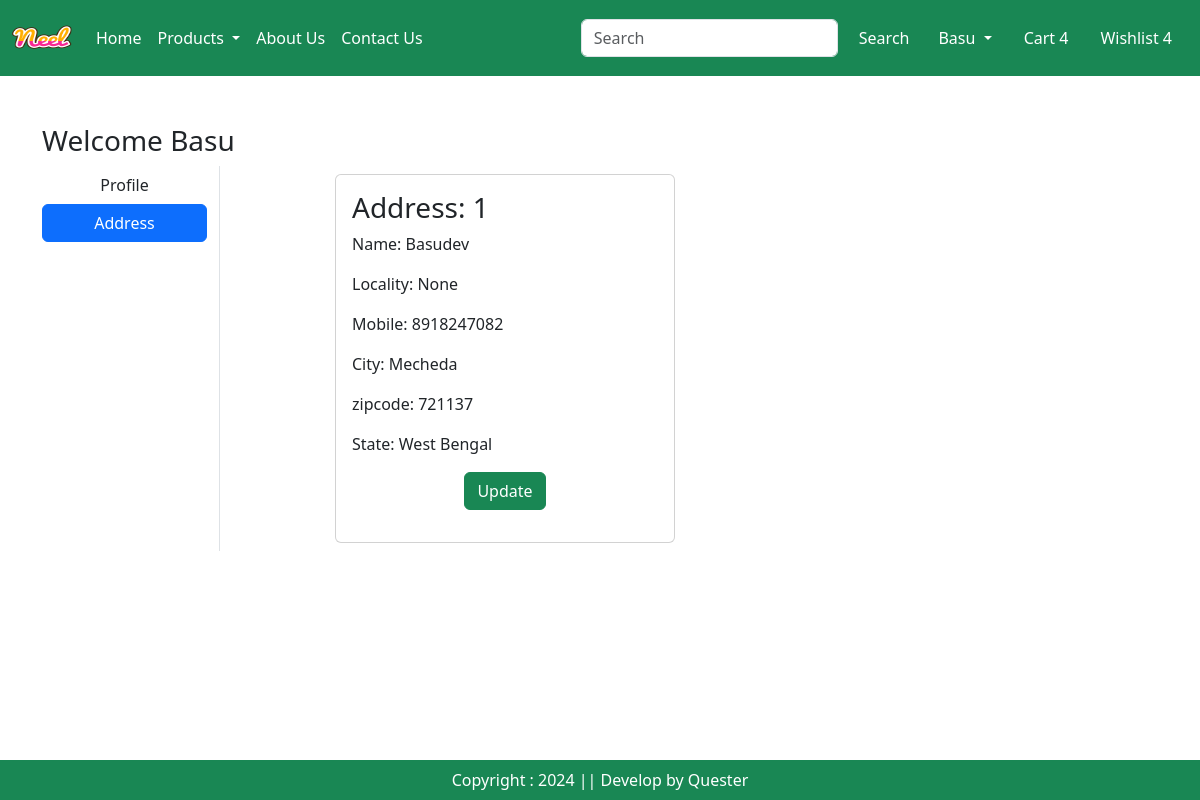
The page /address/ (signed in) on the database as committed earlier.
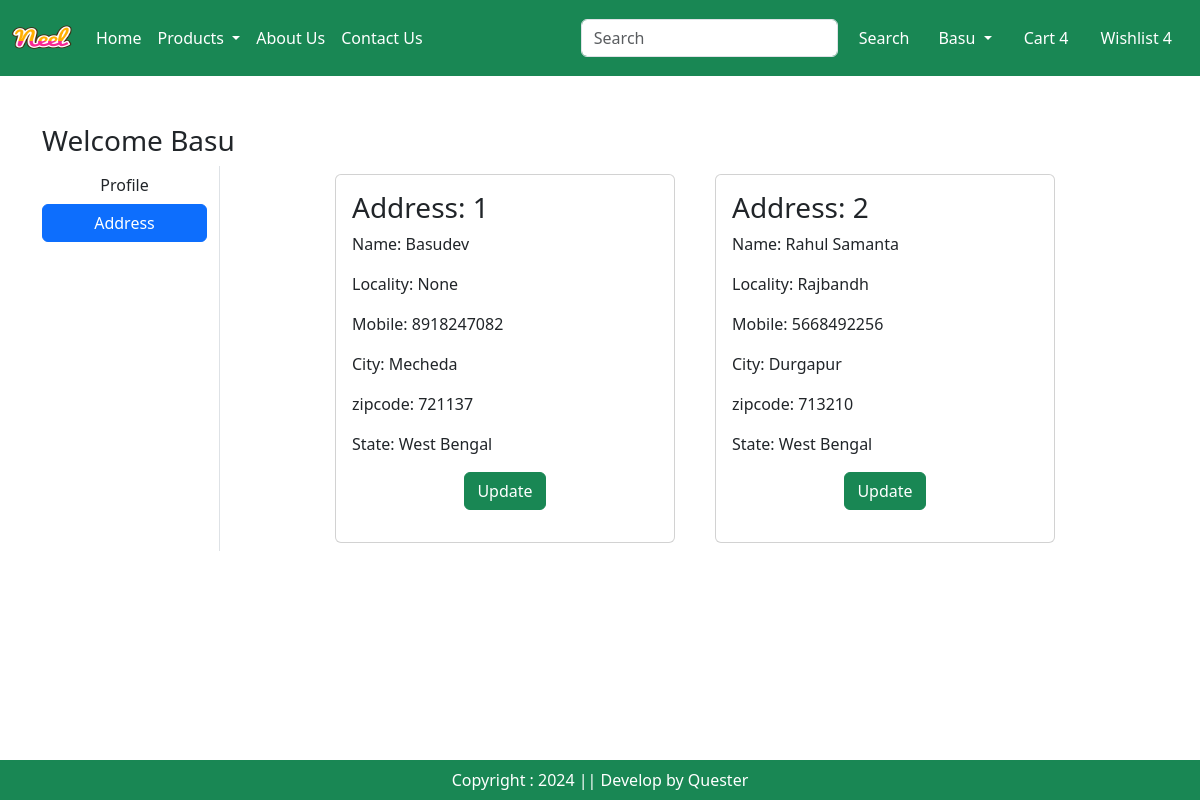
The same page on the database as committed later.
### app/models.py (models this page shows, shortened)
class Customer(models.Model):
  user  = models.ForeignKey(User,  on_delete=models.CASCADE)
  name = models.CharField(max_length=200)
  locality = models.CharField(max_length=200)
  city = models.CharField(max_length=50)
  mobile = models.IntegerField(default=0)
  zipcode = models.IntegerField()
  state = models.CharField(choices=STATE_CHOICES, max_length=50)

### app/views.py (the view)
# urls.py: path("address/", views.address, name="address"),
def address(request):
  add = Customer.objects.filter(user=request.user)
  return render(request, 'app/address.html',locals())

### app/templates/app/address.html (shortened to what this page needs)
{% extends "app/base.html" %}
{% load static %}
{% block main-content %}
<div class="container my-5">
  <div class="row">
    <h3>Welcome <span class="text-capitalize">{{request.user}}</span></h3>
    <div class="col-sm-2 border-end">
      <ul class="list-unstyled">
        <li class="d-grid"><a href="{% url "profile" %}" class="btn ">Profile</a></li>
        <li class="d-grid"><a href="{% url "address" %}" class="btn btn-primary"> Address</a></li>
      </ul>
    </div>
    <div class="col-sm-8 offset-sm-1">
      <div class="row">
        {% for ad in add %}
          <div class="col-sm-6">
            <div class="card m-2">
              <div class="card-body">
                <h3>Address: {{forloop.counter}}</h3>
                <p>Name: {{ad.name}}</p>
                <p>Locality: {{ad.locality}}</p>
                <p>Mobile: {{ad.mobile}}</p>
                <p>City: {{ad.city}}</p>
                <p>zipcode: {{ad.zipcode}}</p>
                <p>State: {{ad.state}}</p>
                <p class="text-center"><a href="{% url "updateAddress" pk=ad.id %}" type="button" class="btn btn-success">Update</a></p>
            </div>
          </div>
        </div>
        {% endfor %}
      </div>
    </div>
  </div>
</div>
{% endblock main-content %}

Rows that differ between the two databases and show on the page:
added Customer: name "Rahul Samanta", locality "Rajbandh", mobile "5668492256", city "Durgapur", zipcode "713210", state "West Bengal"
